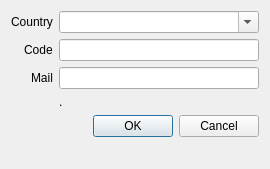
<?xml version="1.0" encoding="UTF-8"?>
<ui version="4.0">
 <class>Dialog</class>
 <widget class="QDialog" name="Dialog">
  <property name="geometry">
   <rect>
    <x>0</x>
    <y>0</y>
    <width>270</width>
    <height>169</height>
   </rect>
  </property>
  <property name="sizePolicy">
   <sizepolicy hsizetype="Preferred" vsizetype="Preferred">
    <horstretch>0</horstretch>
    <verstretch>0</verstretch>
   </sizepolicy>
  </property>
  <property name="windowTitle">
   <string>Compras</string>
  </property>
  <layout class="QFormLayout" name="formLayout">
   <property name="sizeConstraint">
    <enum>QLayout::SetMinimumSize</enum>
   </property>
   <property name="fieldGrowthPolicy">
    <enum>QFormLayout::AllNonFixedFieldsGrow</enum>
   </property>
   <property name="labelAlignment">
    <set>Qt::AlignRight|Qt::AlignTrailing|Qt::AlignVCenter</set>
   </property>
   <item row="0" column="0">
    <widget class="QLabel" name="label">
     <property name="text">
      <string>Country</string>
     </property>
    </widget>
   </item>
   <item row="0" column="1">
    <widget class="QComboBox" name="cbCountries">
     <property name="editable">
      <bool>true</bool>
     </property>
     <property name="insertPolicy">
      <enum>QComboBox::NoInsert</enum>
     </property>
    </widget>
   </item>
   <item row="1" column="0">
    <widget class="QLabel" name="label_2">
     <property name="text">
      <string>Code</string>
     </property>
    </widget>
   </item>
   <item row="4" column="1">
    <widget class="QLabel" name="lb_msg">
     <property name="text">
      <string>.</string>
     </property>
    </widget>
   </item>
   <item row="5" column="1">
    <widget class="QDialogButtonBox" name="buttonBox">
     <property name="standardButtons">
      <set>QDialogButtonBox::Cancel|QDialogButtonBox::Ok</set>
     </property>
    </widget>
   </item>
   <item row="1" column="1">
    <widget class="QLineEdit" name="e_code"/>
   </item>
   <item row="3" column="1">
    <widget class="QLineEdit" name="e_mail"/>
   </item>
   <item row="3" column="0">
    <widget class="QLabel" name="label_3">
     <property name="text">
      <string>Mail</string>
     </property>
    </widget>
   </item>
  </layout>
 </widget>
 <resources/>
 <connections>
  <connection>
   <sender>buttonBox</sender>
   <signal>accepted()</signal>
   <receiver>Dialog</receiver>
   <slot>accept()</slot>
   <hints>
    <hint type="sourcelabel">
     <x>248</x>
     <y>254</y>
    </hint>
    <hint type="destinationlabel">
     <x>157</x>
     <y>274</y>
    </hint>
   </hints>
  </connection>
  <connection>
   <sender>buttonBox</sender>
   <signal>rejected()</signal>
   <receiver>Dialog</receiver>
   <slot>reject()</slot>
   <hints>
    <hint type="sourcelabel">
     <x>316</x>
     <y>260</y>
    </hint>
    <hint type="destinationlabel">
     <x>286</x>
     <y>274</y>
    </hint>
   </hints>
  </connection>
 </connections>
</ui>
